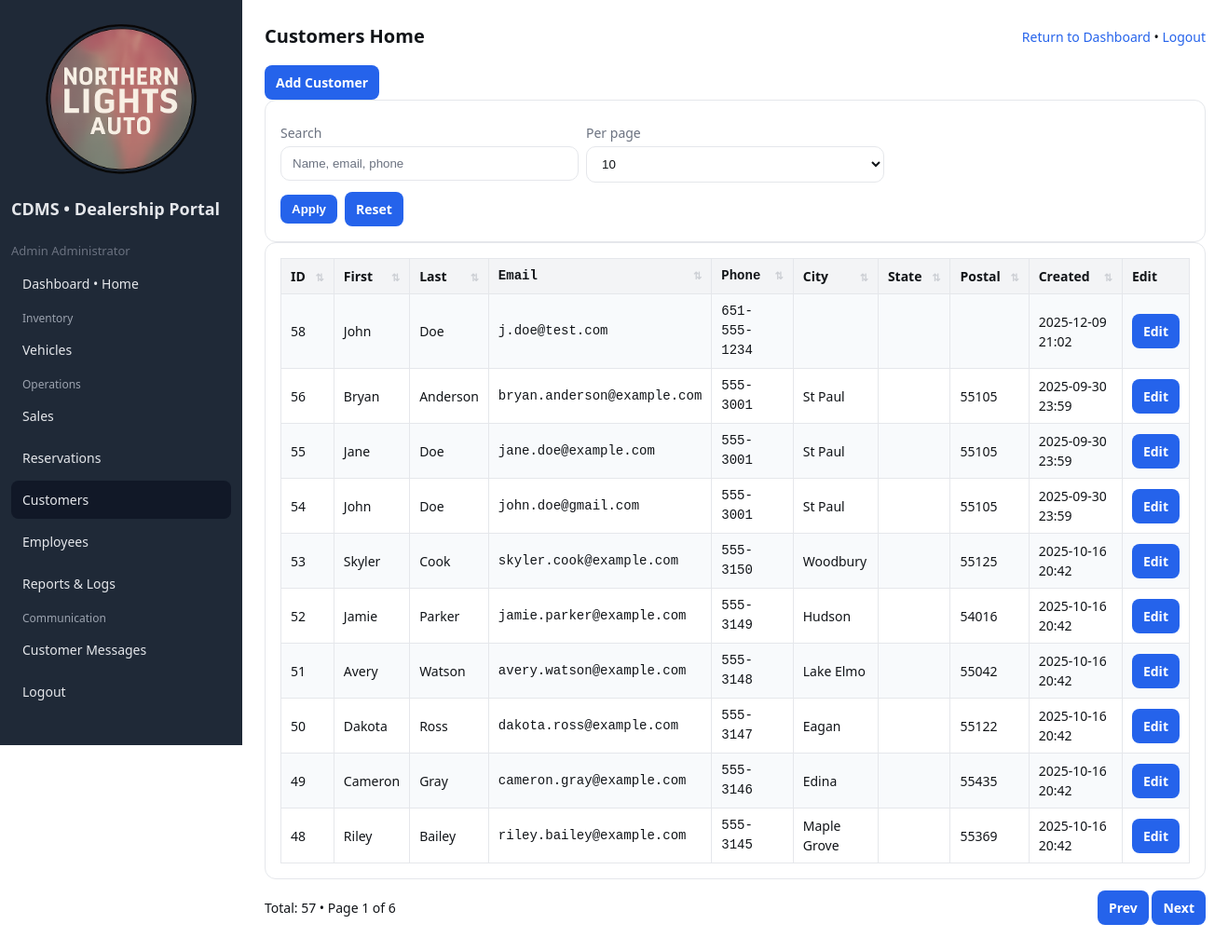
The app's page /public/customers.php (signed in) with its own data.
### tables this page shows
CREATE TABLE `customers` (
  `customer_id` int(11) NOT NULL,
  `first_name` varchar(50) NOT NULL,
  `last_name` varchar(50) NOT NULL,
  `email` varchar(120) NOT NULL,
  `phone` varchar(30) DEFAULT NULL,
  `address_line1` varchar(120) DEFAULT NULL,
  `address_line2` varchar(120) DEFAULT NULL,
  `city` varchar(80) DEFAULT NULL,
  `state_province` varchar(80) DEFAULT NULL,
  `postal_code` varchar(20) DEFAULT NULL,
  `created_at` timestamp NOT NULL DEFAULT current_timestamp(),
  `updated_at` timestamp NOT NULL DEFAULT current_timestamp() ON UPDATE current_timestamp(),
  `password_hash` varchar(255) DEFAULT NULL
);

### lib/helpers.php (called while the page is built, shortened)
<?php
function e($string)
{
    return htmlspecialchars($string, ENT_QUOTES, 'UTF-8');
}

### public/customers.php (the view, shortened to what this page needs)
<?php
require_once __DIR__ . '/../lib/helpers.php';
$pdo = DB::conn();
function has_col(PDO $pdo, string $table, string $col): bool
{
    static $cache = [];
    $key = $table;
    if (!isset($cache[$key])) {
        $cache[$key] = $pdo->query("SHOW COLUMNS FROM `$table`")->fetchAll(PDO::FETCH_COLUMN, 0);
    }
    return in_array($col, $cache[$key], true);
}
$optional = [
    'created_at'  => has_col($pdo, 'customers', 'created_at'),
    'city'        => has_col($pdo, 'customers', 'city'),
    'state'       => has_col($pdo, 'customers', 'state'),
    'postal_code' => has_col($pdo, 'customers', 'postal_code'),
];
$select = [
    'customer_id',
    'first_name',
    'last_name',
    'email',
    'phone'
];
foreach ($optional as $col => $exists) {
    if ($exists) $select[] = $col;
}
$selectSql = implode(', ', array_map(fn($c) => "c.$c", $select));
$rows = $pdo->query("
    SELECT $selectSql
    FROM customers c
    ORDER BY c.customer_id DESC
")->fetchAll();
$q        = $_GET['q'] ?? '';
$per_page = (int)($_GET['per_page'] ?? 10);
?>
<!doctype html>
<html>
<head>
    <?php include __DIR__ . '/../includes/header.php'; ?>
</head>
<body class="page-customers">
    <div class="layout">
        <?php include __DIR__ . '/_sidebar.php'; ?>
        <div class="content">
            <div class="header">
                <div class="title">Customers Home</div>
                <div class="right"><a href="<?= BASE_URL ?>/dashboard.php">Return to Dashboard</a> • <a href="<?= BASE_URL ?>/logout.php">Logout</a></div>
            </div>
            <div class="mt-8">
                <a class="btn primary" href="<?= BASE_URL ?>/customer_add.php">Add Customer</a>
            </div>
            <div class="card filters">
                <form onsubmit="return false;">
                    <div class="row">
                        <div>
                            <label>Search</label>
                            <input id="q" type="text" value="<?= e($q) ?>" placeholder="Name, email, phone">
                        </div>
                        <div>
                            <label>Per page</label>
                            <select id="per_page">
                                <?php foreach ([10, 20, 30, 50] as $pp): ?>
                                    <option value="<?= $pp ?>" <?= $per_page === $pp ? 'selected' : '' ?>><?= $pp ?></option>
                                <?php endforeach; ?>
                            </select>
                        </div>
                        <div></div>
                    </div>
                    <div class="flex-row-wrap mt-10">
                        <button class="btn" type="button" onclick="window.SimpleTable && SimpleTable.update && SimpleTable.update()">Apply</button>
                        <a class="btn secondary" href="index.php">Reset</a>
                    </div>
                </form>
            </div>
            <div class="card scrollable">
                <table id="customersTable" class="table">
                    <thead>
                        <tr>
                            <th data-sort>ID</th>
                            <th data-sort>First</th>
                            <th data-sort>Last</th>
                            <th data-sort class="mono">Email</th>
                            <th data-sort class="mono">Phone</th>
                            <?php if ($optional['city'] || $optional['state'] || $optional['postal_code']): ?>
                                <th data-sort>City</th>
                                <th data-sort>State</th>
                                <th data-sort>Postal</th>
                            <?php endif; ?>
                            <?php if ($optional['created_at']): ?>
                                <th data-sort>Created</th>
                            <?php endif; ?>
                            <th>Edit</th>
                        </tr>
                    </thead>
                    <tbody>
                        <?php foreach ($rows as $r): ?>
                            <?php
                            $created = '';
                            if ($optional['created_at'] && !empty($r['created_at'])) {
                                $ts = strtotime($r['created_at']);
                                if ($ts) $created = date('Y-m-d H:i', $ts);
                            }
                            ?>
                            <tr>
                                <td><?= (int)$r['customer_id'] ?></td>
                                <td><?= e($r['first_name'] ?? '') ?></td>
                                <td><?= e($r['last_name'] ?? '') ?></td>
                                <td class="mono"><?= e($r['email'] ?? '') ?></td>
                                <td class="mono"><?= e($r['phone'] ?? '') ?></td>
                                <?php if ($optional['city'] || $optional['state'] || $optional['postal_code']): ?>
                                    <td><?= e($r['city'] ?? '') ?></td>
                                    <td><?= e($r['state'] ?? '') ?></td>
                                    <td><?= e($r['postal_code'] ?? '') ?></td>
                                <?php endif; ?>
                                <?php if ($optional['created_at']): ?>
                                    <td><?= e($created) ?></td>
                                <?php endif; ?>
                                <td><a class="btn secondary" href="<?= BASE_URL ?>/customer_edit.php?id=<?= (int)$r['customer_id'] ?>">Edit</a></td>
                            </tr>
                        <?php endforeach; ?>
                    </tbody>
                </table>
            </div>
            <div class="header mt-12">
                <div class="muted" id="metaLbl"></div>
                <div>
                    <a class="btn secondary" href="#" id="prevBtn">Prev</a>
                    <a class="btn secondary" href="#" id="nextBtn">Next</a>
                </div>
            </div>
        </div>
    </div>
</body>
</html>

### public/assets/style.css (style rules this page uses)
:root { --bg: #ffffff; --sidebar-width: 260px; --text: #111418; --muted: #6b7280; --accent: #2563eb; --accent-hover: #1d4ed8; --sidebar: #1f2937; --sidebar-text: #e5e7eb; --sidebar-active: #111827; --border: #e5e7eb; --table-stripe: #f8fafc; --card-bg: #ffffff; --card-hover: #f8fafc; --input-bg: #ffffff; --table-head-bg: #f3f4f6; --button-text: #ffffff; }
* { box-sizing: border-box }
html, body { height: 100% }
body { margin: 0; background: var(--bg); color: var(--text); font: 14px/1.5 system-ui, -apple-system, Segoe UI, Roboto, Ubuntu, Cantarell, Noto Sans, Helvetica, Arial, "Apple Color Emoji", "Segoe UI Emoji"; }
.layout { display: flex; min-height: 100vh }
.content { flex: 1; padding: 24px; }
.header { display: flex; justify-content: space-between; align-items: center; margin-bottom: 16px }
.header .title { font-size: 20px; font-weight: 700 }
.header .right a { color: var(--accent); text-decoration: none }
thead th[data-sort] { position: relative; cursor: pointer; transition: background 140ms ease, color 140ms ease, box-shadow 140ms ease; padding-right: 30px; }
thead th[data-sort]::after { content: "⇅"; position: absolute; right: 10px; top: 50%; transform: translateY(-50%); font-size: 11px; line-height: 1; color: var(--muted); opacity: 0.28; transition: opacity 120ms ease, color 160ms ease, transform 120ms ease; pointer-events: none; }
.card { border: 1px solid var(--border); border-radius: 12px; padding: 16px; background: var(--card-bg) }
.table { width: 100%; border-collapse: collapse; }
.table th, .table td { border: 1px solid var(--border); padding: 8px 10px; text-align: left }
.table thead th { background: var(--table-head-bg) }
.table tbody tr:nth-child(odd) { background: var(--table-stripe) }
label { display: block; margin: 8px 0 4px; color: var(--muted) }
input, select { width: 100%; padding: 10px 12px; border: 1px solid var(--border); border-radius: 10px; background: var(--input-bg) }
input, select, textarea { color: var(--text); }
input::placeholder, textarea::placeholder { color: var(--muted); opacity: 1; }
.btn { display: inline-flex; align-items: center; gap: 8px; padding: 8px 12px; border-radius: 8px; border: 0; background: var(--accent) !important; color: var(--button-text) !important; text-decoration: none; cursor: pointer; font-weight: 600; }
.btn.secondary { background: var(--accent) !important; color: var(--button-text) !important; border: 0 !important; }
.btn.secondary { background: var(--card-bg); color: var(--text); border-color: var(--border); }
.page-customers .filters .row { display: grid; grid-template-columns: repeat(3, minmax(200px, 1fr)); gap: 8px; }
.page-customers .filters .row>div { min-width: 200px }
.mono { font-family: ui-monospace, SFMono-Regular, Menlo, Monaco, Consolas, "Liberation Mono", "Courier New", monospace; }
.scrollable { overflow: auto }
.flex-row-wrap { display: flex; gap: 8px; align-items: center; flex-wrap: wrap }
.mt-10 { margin-top: 10px }
.mt-12 { margin-top: 12px }

### records on screen
customers: customer_id "58", first_name "John", last_name "Doe", email "j.doe@test.com", phone "651-555-1234", created_at "2025-12-09 21:02"
customers: customer_id "56", first_name "Bryan", last_name "Anderson", email "bryan.anderson@example.com", phone "555-3001", city "St Paul", postal_code "55105", created_at "2025-09-30 23:59"
customers: customer_id "55", first_name "Jane", last_name "Doe", email "jane.doe@example.com", phone "555-3001", city "St Paul", postal_code "55105", created_at "2025-09-30 23:59"
customers: customer_id "54", first_name "John", last_name "Doe", email "john.doe@gmail.com", phone "555-3001", city "St Paul", postal_code "55105", created_at "2025-09-30 23:59"
customers: customer_id "53", first_name "Skyler", last_name "Cook", email "skyler.cook@example.com", phone "555-3150", city "Woodbury", postal_code "55125", created_at "2025-10-16 20:42"
customers: customer_id "52", first_name "Jamie", last_name "Parker", email "jamie.parker@example.com", phone "555-3149", city "Hudson", postal_code "54016", created_at "2025-10-16 20:42"
customers: customer_id "51", first_name "Avery", last_name "Watson", email "avery.watson@example.com", phone "555-3148", city "Lake Elmo", postal_code "55042", created_at "2025-10-16 20:42"
customers: customer_id "50", first_name "Dakota", last_name "Ross", email "dakota.ross@example.com", phone "555-3147", city "Eagan", postal_code "55122", created_at "2025-10-16 20:42"
customers: customer_id "49", first_name "Cameron", last_name "Gray", email "cameron.gray@example.com", phone "555-3146", city "Edina", postal_code "55435", created_at "2025-10-16 20:42"
customers: customer_id "48", first_name "Riley", last_name "Bailey", email "riley.bailey@example.com", phone "555-3145", city "Maple Grove", postal_code "55369", created_at "2025-10-16 20:42"

### other values on screen
$u['name'] "Admin Administrator"
form field value "10"
